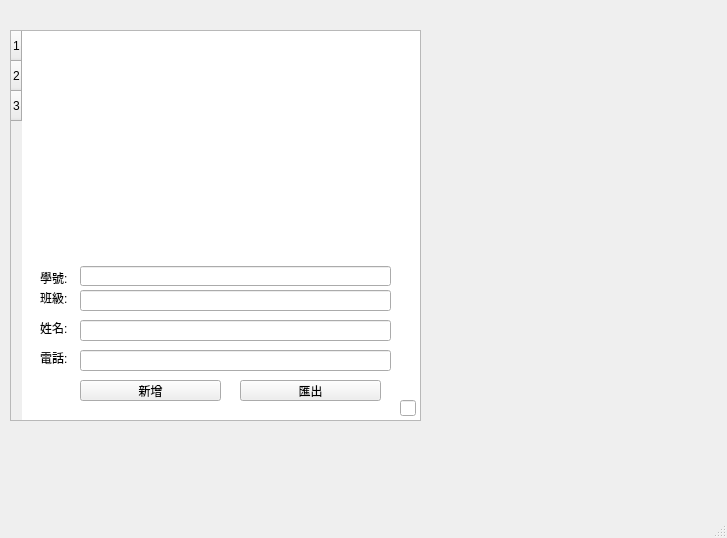
<?xml version="1.0" encoding="UTF-8"?>
<ui version="4.0">
 <class>MainWindow</class>
 <widget class="QMainWindow" name="MainWindow">
  <property name="geometry">
   <rect>
    <x>0</x>
    <y>0</y>
    <width>727</width>
    <height>538</height>
   </rect>
  </property>
  <property name="windowTitle">
   <string>MainWindow</string>
  </property>
  <widget class="QWidget" name="centralwidget">
   <widget class="QTableWidget" name="tableWidget">
    <property name="geometry">
     <rect>
      <x>10</x>
      <y>30</y>
      <width>411</width>
      <height>391</height>
     </rect>
    </property>
    <row/>
    <row/>
    <row/>
   </widget>
   <widget class="QPushButton" name="pushButton">
    <property name="geometry">
     <rect>
      <x>80</x>
      <y>380</y>
      <width>141</width>
      <height>21</height>
     </rect>
    </property>
    <property name="text">
     <string>新增</string>
    </property>
   </widget>
   <widget class="QPushButton" name="pushButton_2">
    <property name="geometry">
     <rect>
      <x>240</x>
      <y>380</y>
      <width>141</width>
      <height>21</height>
     </rect>
    </property>
    <property name="text">
     <string>匯出</string>
    </property>
   </widget>
   <widget class="QLineEdit" name="lineEdit_2">
    <property name="geometry">
     <rect>
      <x>80</x>
      <y>266</y>
      <width>311</width>
      <height>20</height>
     </rect>
    </property>
   </widget>
   <widget class="QLineEdit" name="lineEdit_3">
    <property name="geometry">
     <rect>
      <x>80</x>
      <y>290</y>
      <width>311</width>
      <height>21</height>
     </rect>
    </property>
   </widget>
   <widget class="QLineEdit" name="lineEdit_4">
    <property name="geometry">
     <rect>
      <x>80</x>
      <y>320</y>
      <width>311</width>
      <height>21</height>
     </rect>
    </property>
   </widget>
   <widget class="QLabel" name="label">
    <property name="geometry">
     <rect>
      <x>40</x>
      <y>270</y>
      <width>53</width>
      <height>15</height>
     </rect>
    </property>
    <property name="text">
     <string>學號:</string>
    </property>
   </widget>
   <widget class="QLabel" name="label_2">
    <property name="geometry">
     <rect>
      <x>40</x>
      <y>290</y>
      <width>53</width>
      <height>15</height>
     </rect>
    </property>
    <property name="text">
     <string>班級:</string>
    </property>
   </widget>
   <widget class="QLineEdit" name="lineEdit_5">
    <property name="geometry">
     <rect>
      <x>80</x>
      <y>350</y>
      <width>311</width>
      <height>21</height>
     </rect>
    </property>
   </widget>
   <widget class="QLabel" name="label_3">
    <property name="geometry">
     <rect>
      <x>40</x>
      <y>320</y>
      <width>53</width>
      <height>15</height>
     </rect>
    </property>
    <property name="text">
     <string>姓名:</string>
    </property>
   </widget>
   <widget class="QLabel" name="label_4">
    <property name="geometry">
     <rect>
      <x>40</x>
      <y>350</y>
      <width>53</width>
      <height>15</height>
     </rect>
    </property>
    <property name="text">
     <string>電話:</string>
    </property>
   </widget>
   <widget class="QLineEdit" name="lineEdit">
    <property name="geometry">
     <rect>
      <x>400</x>
      <y>400</y>
      <width>16</width>
      <height>16</height>
     </rect>
    </property>
   </widget>
  </widget>
  <widget class="QMenuBar" name="menubar">
   <property name="geometry">
    <rect>
     <x>0</x>
     <y>0</y>
     <width>727</width>
     <height>21</height>
    </rect>
   </property>
  </widget>
  <widget class="QStatusBar" name="statusbar"/>
 </widget>
 <resources/>
 <connections/>
</ui>
